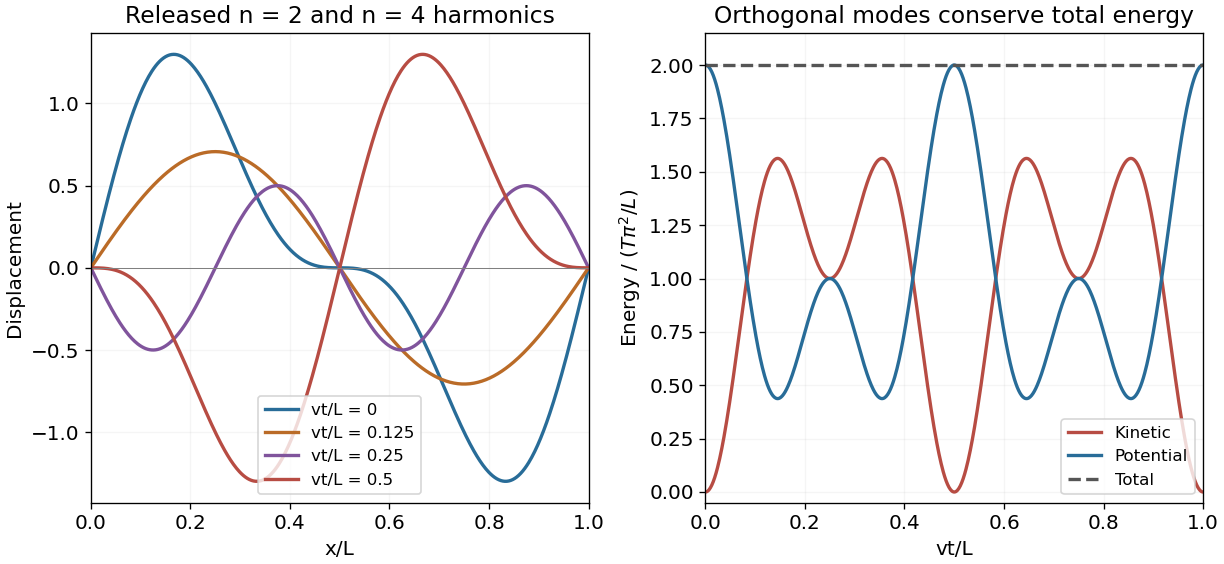

Recreate this plot in Python.
from pathlib import Path
import numpy as np
import matplotlib
matplotlib.use("Agg")
import matplotlib.pyplot as plt
plt.rcParams.update({"font.size":12,"axes.titlesize":14,"figure.facecolor":"white","axes.facecolor":"white","savefig.facecolor":"white","savefig.transparent":False})

fig,(ax,bx)=plt.subplots(1,2,figsize=(10.2,4.7),layout="constrained")
x=np.linspace(0,1,500)
for tau,col in [(0,"#286c98"),(.125,"#ba6b27"),(.25,"#80549c"),(.5,"#b74c43")]:
 y=np.sin(2*np.pi*x)*np.cos(2*np.pi*tau)+.5*np.sin(4*np.pi*x)*np.cos(4*np.pi*tau)
 ax.plot(x,y,color=col,lw=2,label=f"vt/L = {tau:g}")
ax.axhline(0,lw=.6,color="gray");ax.set(xlabel="x/L",ylabel="Displacement",xlim=(0,1),title="Released n = 2 and n = 4 harmonics");ax.legend(fontsize=10);ax.grid(alpha=.12)
tau=np.linspace(0,1,700);K=np.sin(2*np.pi*tau)**2+np.sin(4*np.pi*tau)**2;V=2-K
bx.plot(tau,K,color="#b74c43",lw=2,label="Kinetic");bx.plot(tau,V,color="#286c98",lw=2,label="Potential");bx.plot(tau,K+V,color="#555555",lw=2,ls="--",label="Total")
bx.set(xlabel="vt/L",ylabel=r"Energy / $(T\pi^2/L)$",xlim=(0,1),ylim=(-.05,2.15),title="Orthogonal modes conserve total energy");bx.legend(fontsize=10,loc="lower right");bx.grid(alpha=.12)
fig.savefig(Path.cwd()/Path(__file__).with_suffix(".png").name,dpi=120)
plt.close(fig)
